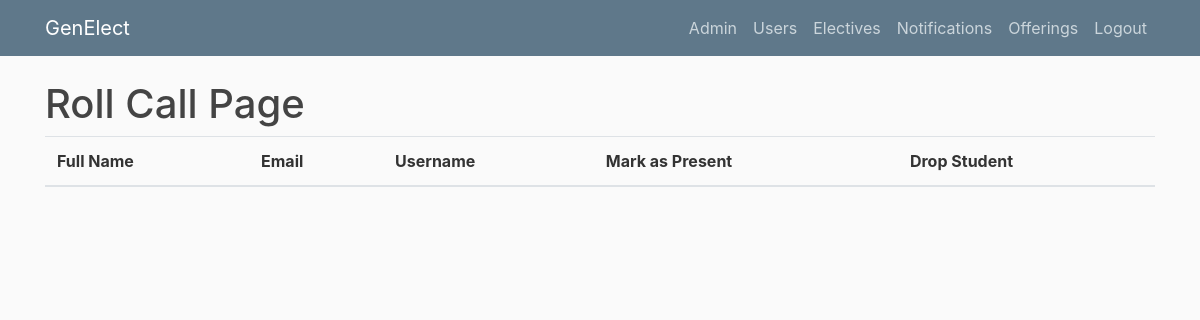
The app's page /roll/1 (signed in), older data.
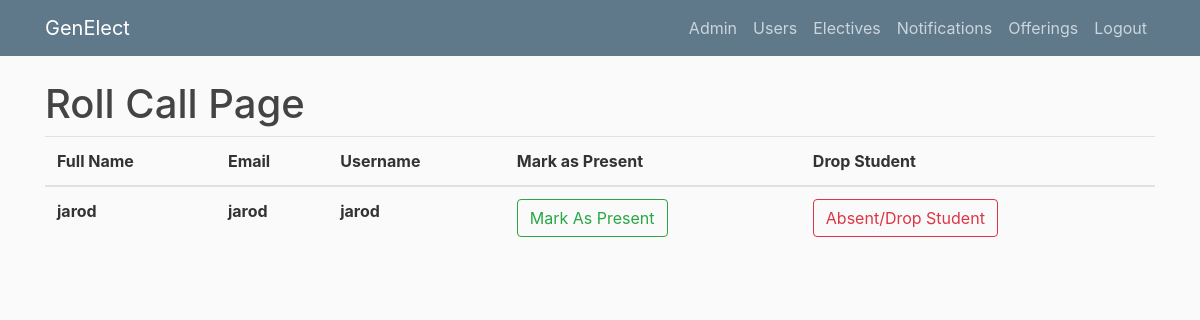
The same page, newer data.
### genElect/models.py (models this page shows)
class Base(db.Model):
    __abstract__ = True
    id = db.Column(db.Integer, primary_key=True, autoincrement=True)
    date_created = db.Column(db.DateTime, default=db.func.current_timestamp())
    date_modified = db.Column(db.DateTime, default=db.func.current_timestamp(),
            onupdate=db.func.current_timestamp())

class Registrations(Base):
    __tablesname__ = 'registrations'
    user_id = db.Column(db.Integer, db.ForeignKey('users.id'), nullable=False)
    offering_id = db.Column(db.Integer, db.ForeignKey('offerings.id'), nullable=False)

class Users(Base, UserMixin):
    __tablename__ = 'users'
    username = db.Column(db.String(100), unique=True)
    full_name = db.Column(db.String(100))
    email = db.Column(db.String(100))
    role = db.Column(db.String(32), nullable=False)
    password = db.Column(db.String(128))
    registrations = db.relationship('Registrations', backref='user', lazy=True)
    completed_electives = db.relationship('Completions', backref='user', lazy=True)

### genElect/__init__.py (the view)
@app.route("/attendance/<offering_id>")
@app.route("/roll/<offering_id>")
def attendance(offering_id):
    if current_user.is_authenticated and (current_user.role == "admin" or current_user.role == "instructor"):
        offering = Offerings.query.filter_by(id=offering_id).first()
        if offering:
            registrations = Registrations.query.filter_by(offering_id=offering.id)
            return render_template('roll.html', registrations=registrations, title='Roll')
        else:
            return render_template('notfound.html')
    else:
        return render_template('denied.html')

### genElect/__init__.py (called while the page is built)
@login_manager.user_loader
def load_user(user_id):
    return Users.query.get(int(user_id))

### genElect/templates/roll.html
{% extends "layout.html" %}
{% block content %}
    <h1>Roll Call Page</h1>
	<table class="table">
	  <thead>
	    <tr>
	      <th scope="col">Full Name</th>
	      <th scope="col">Email</th>
	      <th scope="col">Username</th>
	      <th scope="col">Mark as Present</th>
	      <th scope="col">Drop Student</th>
	    </tr>
	  </thead>
	  <tbody>
	  	{% for registration in registrations %}
	    <tr>
	      <th scope="row">{{registration.user.full_name}}</th>
	      <th scope="row">{{registration.user.email}}</th>
	      <th scope="row">{{registration.user.username}}</th>
	      <th scope="row"><button type="button" onclick="window.location.href = '#'" class="btn btn-outline-success">Mark As Present</button></th>
	      <th scope="row"><button type="button" onclick="window.location.href = '#'" class="btn btn-outline-danger">Absent/Drop Student</button></th>
	    </tr>
	    {% endfor %}
	  </tbody>
	</table>
{% endblock content %}

Row changes from the older to the newer data that the page shows:
added Registrations: user.full_name "jarod", user.email "jarod", user.username "jarod"
